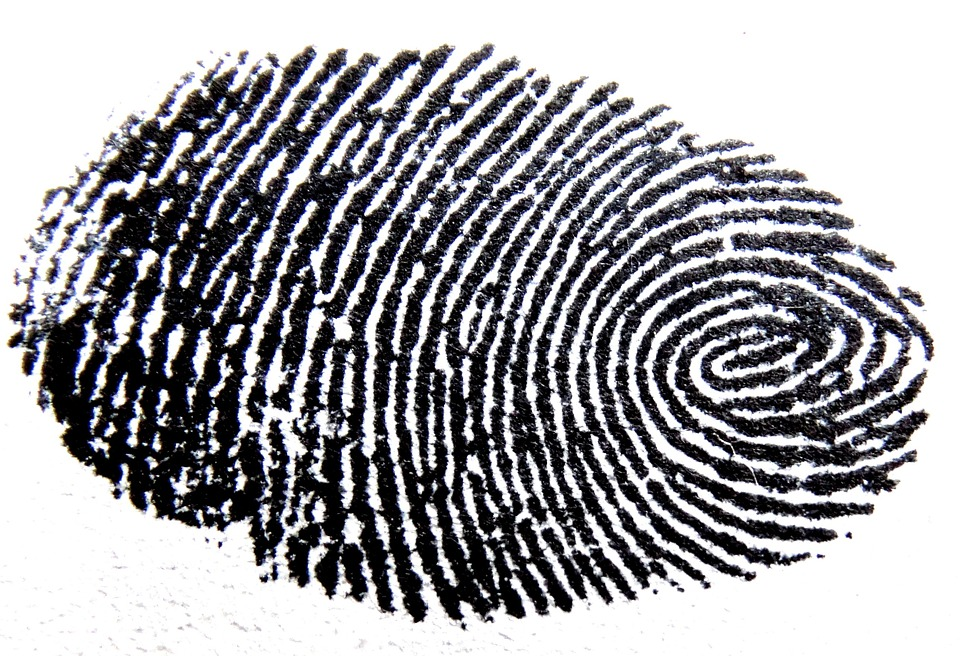
#> input picture dataset/fingerprint.jpg, 960 x 656 px
$ python skeleton_fingerprint.py
#> lines starting #> are read from the running program, lines starting #| are printed output that depends on the picture; after the words box and inside, x2 and y2 are one past the last pixel; in counts of white or black regions, pixels touching at a corner belong together
# Copyright (C) 2020  Ngô Ngọc Đức Huy
from cv2 import (
    imread, threshold, countNonZero, medianBlur,
    getStructuringElement, MORPH_CROSS,
    erode, dilate, subtract, bitwise_or
)
import numpy as np
import matplotlib.pyplot as plt


def skeleton(img):
    img = medianBlur(img, 5)
    size = np.size(img)
    skel = np.zeros(img.shape, np.uint8)

    ret, img = threshold(img, 127, 255, 0)
    element = getStructuringElement(MORPH_CROSS, (3, 3))
    done = False

    while(not done):
        eroded = erode(img, element)
        temp = dilate(eroded, element)
        temp = subtract(img, temp)
        skel = bitwise_or(skel, temp)
        img = eroded.copy()

        zeros = size - countNonZero(img)
        if zeros == size:
            done = True
    return skel


img = imread('dataset/fingerprint.jpg', 0)
#> img: shape (656, 960); min 0, max 255, mean 160.5
plt.subplot(221)
plt.title('Original image')
plt.imshow(img, cmap='gray')

bl = medianBlur(img, 9)
plt.subplot(222)
plt.title('Blurred image')
plt.imshow(bl, cmap='gray')

skel = skeleton(img)
#> in skeleton, `img = medianBlur(img, 5)`:
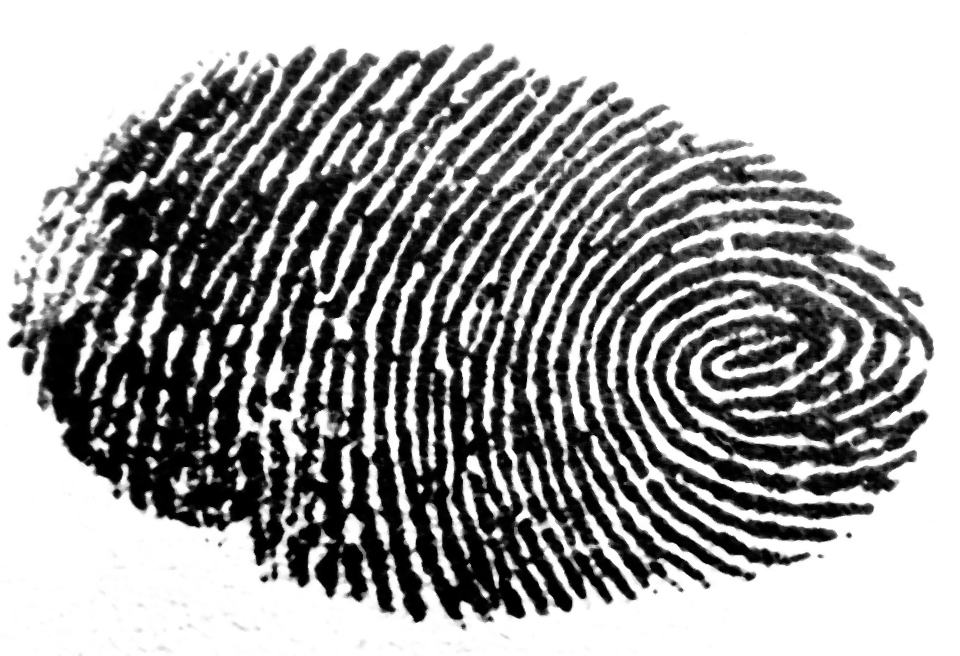
#> img: shape (656, 960); min 0, max 255, mean 159.7
#> in skeleton, `size = np.size(img)`: size = 629760
#> in skeleton, `ret, img = threshold(img, 127, 255, 0)`:
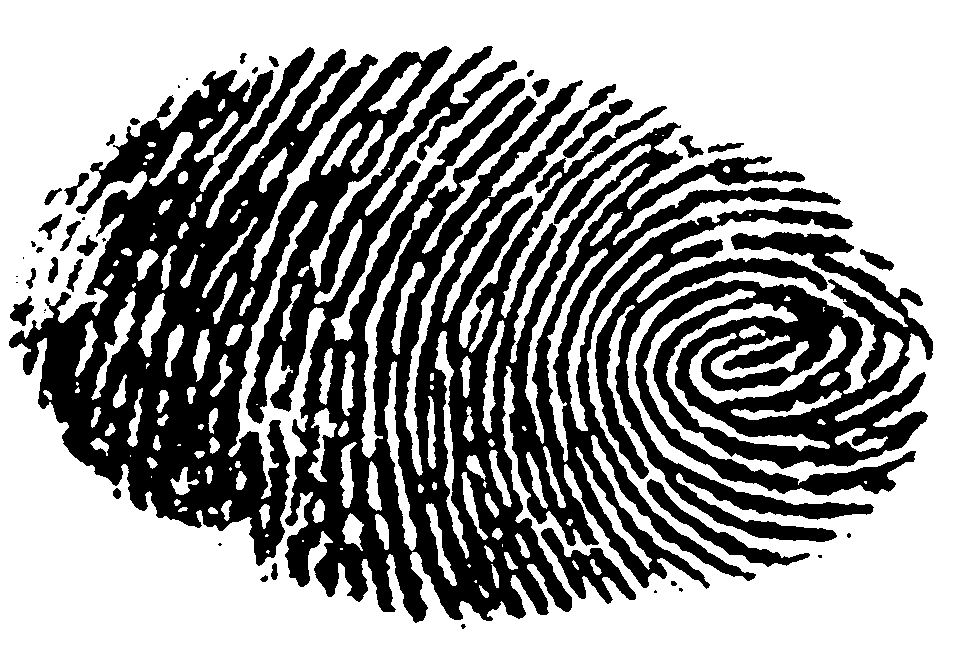
#> img: shape (656, 960); 60.2% white; 45 black regions (15 under 20 px), largest, box (x1, y1, x2, y2) and area: (9, 46, 874, 623) 204851, (635, 232, 933, 496) 36772, (541, 528, 636, 604) 2382
#> the loop in skeleton, `while(not done):` made 320 passes
#> zeros on passes 1 to 3: 283877, 316047, 345888
#> pass 1, in skeleton, `temp = subtract(img, temp)`:
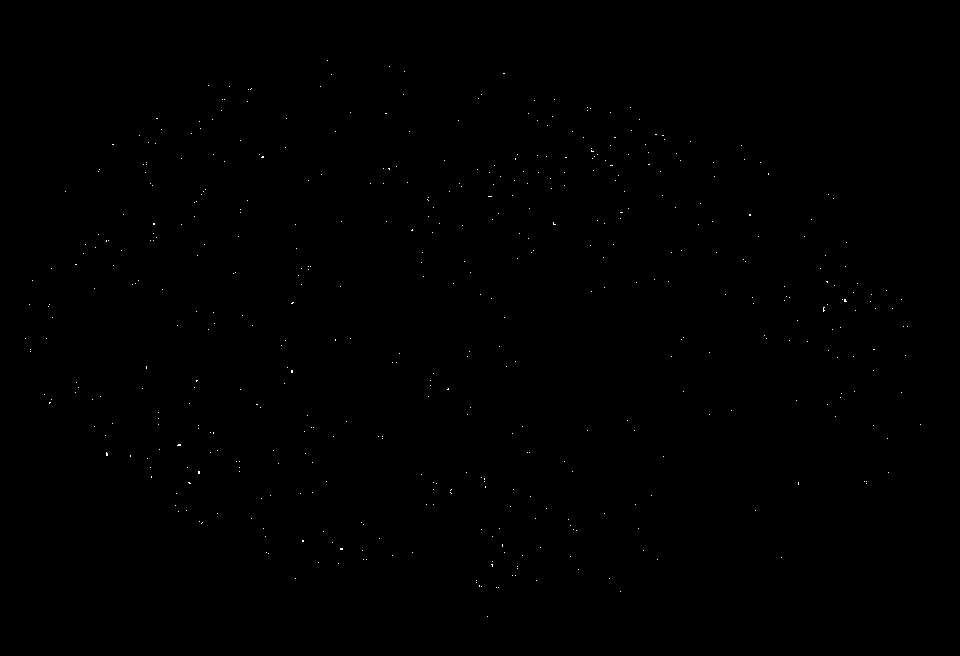
#> temp: shape (656, 960); 0.1% white in thin lines or dots, all inside (x1, y1, x2, y2) = (25, 60, 921, 617)
#> after the loop in skeleton, `while(not done):`: eroded: shape (656, 960); every value is 0
#> after the loop in skeleton, `while(not done):`:
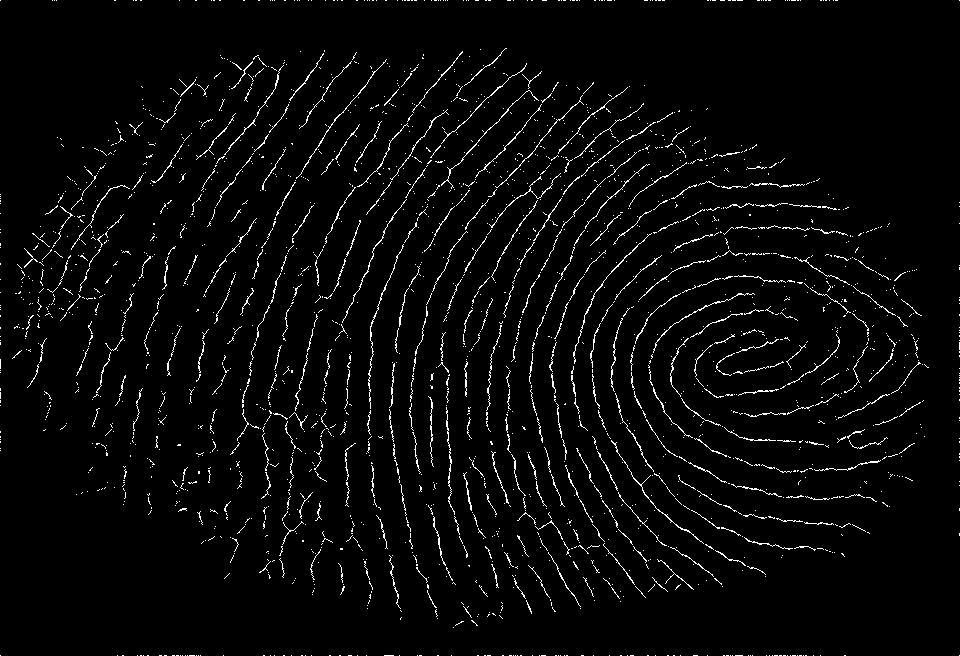
#> skel: shape (656, 960); 3.2% white in thin lines or dots
plt.subplot(223)
plt.imshow(skel, cmap='gray')

skel = skeleton(bl)
#> in skeleton (call 2), `ret, img = threshold(img, 127, 255, 0)`: img: shape (656, 960); 59.7% white; 27 black regions (2 under 20 px), largest, box (x1, y1, x2, y2) and area: (10, 47, 933, 622) 246096, (647, 480, 807, 566) 2159, (717, 207, 852, 229) 1477
#> the loop in skeleton (call 2), `while(not done):` made 322 passes
#> zeros on passes 1 to 3: 282163, 310294, 337504
#> pass 1, in skeleton (call 2), `eroded = erode(img, element)`:
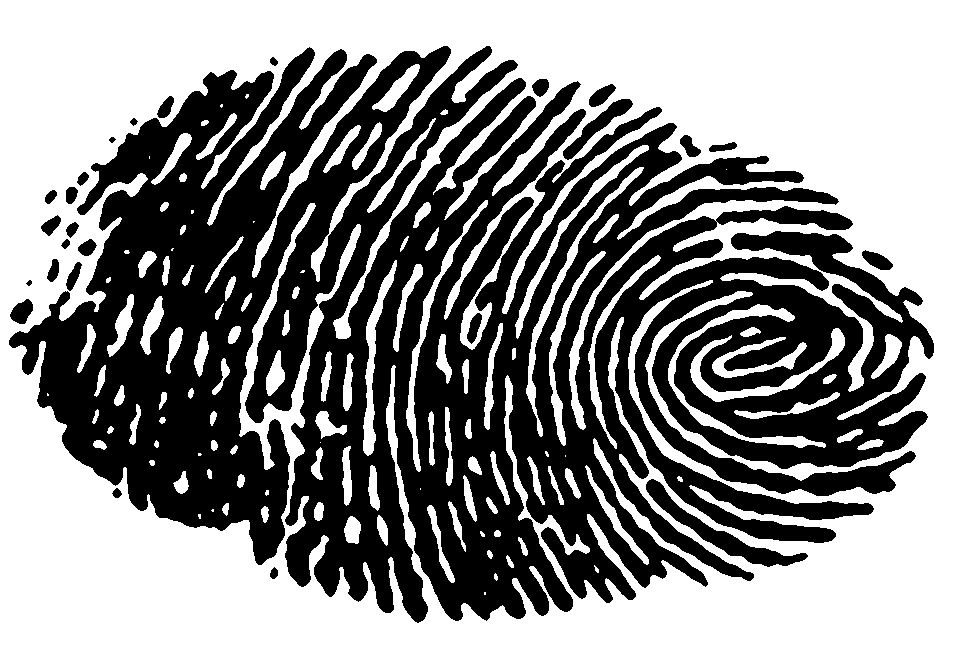
#> eroded: shape (656, 960); 55.2% white; 26 black regions, largest, box (x1, y1, x2, y2) and area: (9, 46, 934, 623) 274804, (646, 479, 808, 567) 2496, (563, 99, 633, 160) 1013
#> pass 2, in skeleton (call 2), `eroded = erode(img, element)`:
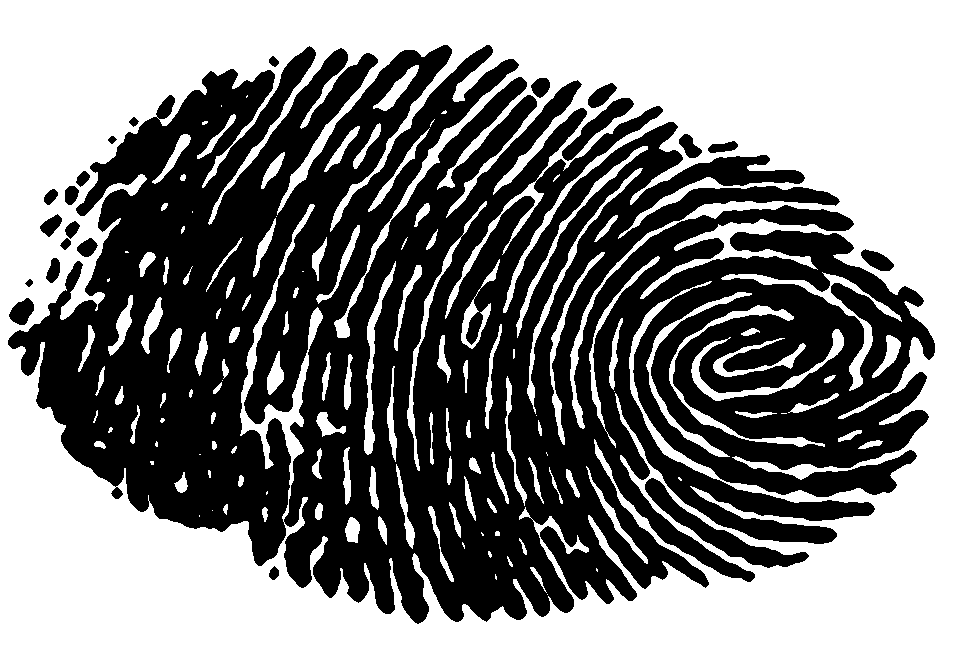
#> eroded: shape (656, 960); 50.7% white; 22 black regions, largest, box (x1, y1, x2, y2) and area: (8, 45, 935, 624) 302403, (645, 478, 809, 568) 2837, (562, 98, 634, 161) 1173
#> after the loop in skeleton (call 2), `while(not done):`:
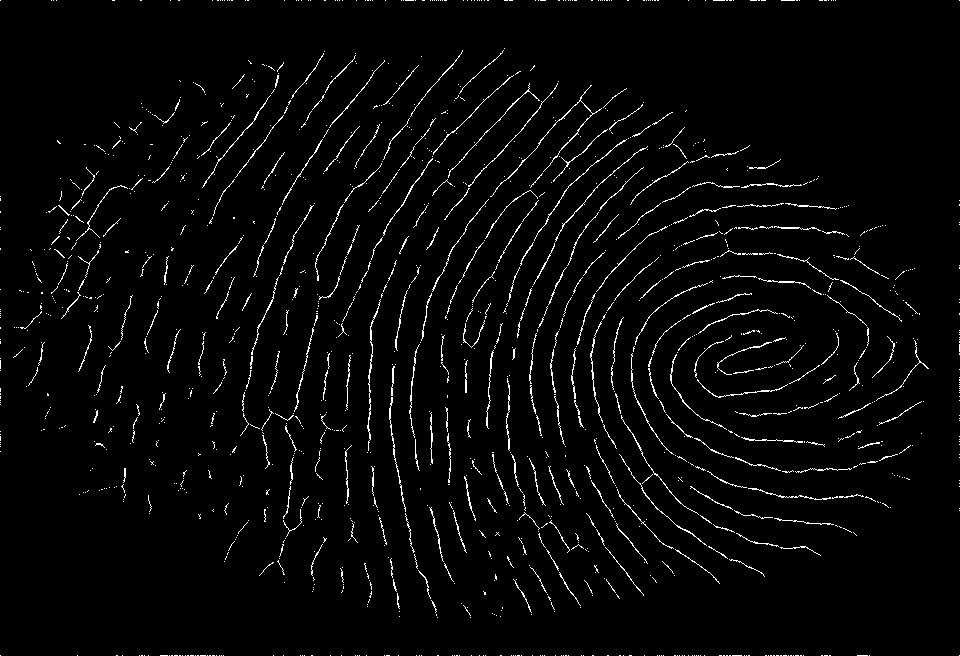
#> skel: shape (656, 960); 2.8% white in thin lines or dots
plt.subplot(224)
plt.imshow(skel, cmap='gray')

plt.show()
